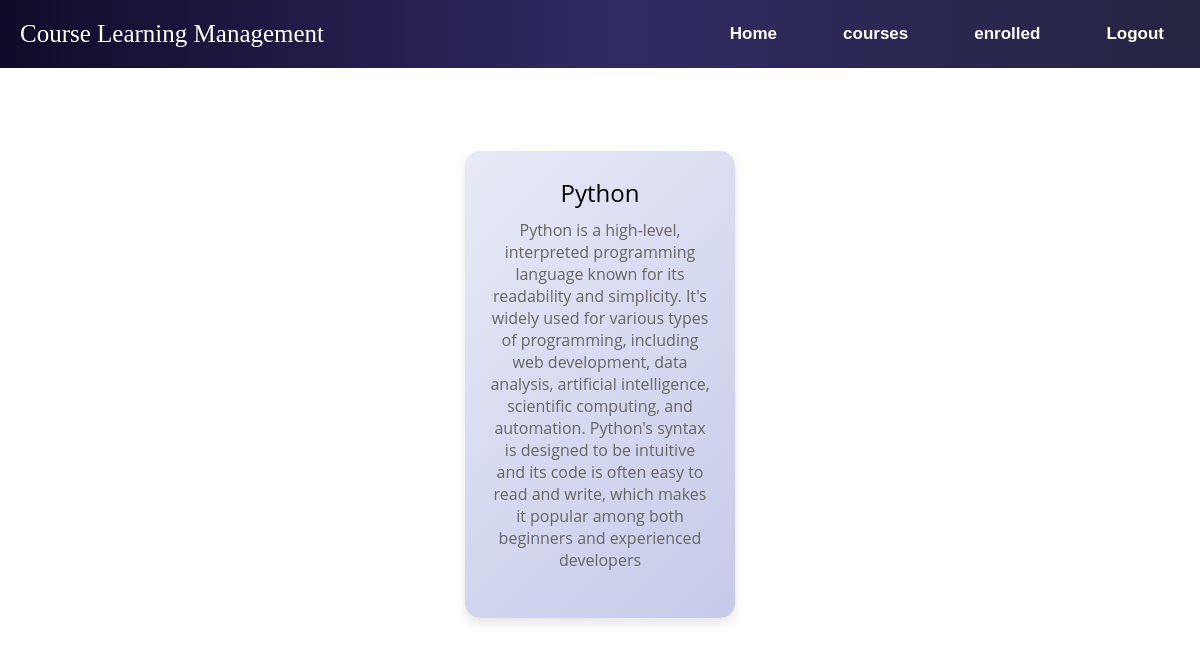
The page /enroled-list (signed in) on the database as committed earlier.
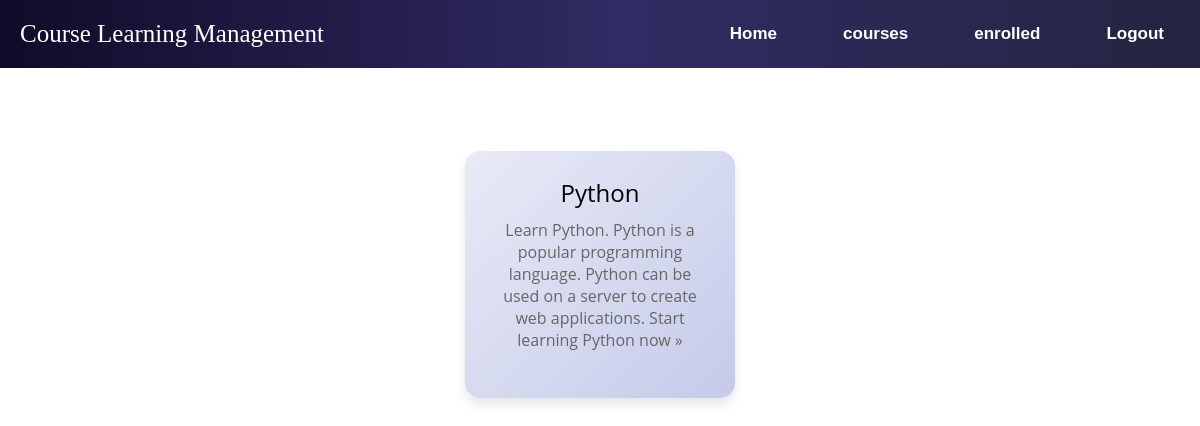
The same page on the database as committed later.
### Course/models.py (models this page shows, shortened)
class enroll_details(models.Model):
    user=models.ForeignKey(User, on_delete=models.CASCADE)
    course=models.ForeignKey(Course, on_delete=models.CASCADE)
    date=models.DateField(auto_now_add=True)

class Course(models.Model):
    Title=models.TextField()
    Details=models.TextField()

### Course/views.py (the view)
# urls.py: path('enroled-list',views.enrolled_course,name='enrolled'),
def enrolled_course(request):
    all=enroll_details.objects.all()
    data=enroll_details.objects.filter(user=request.user)
    return render(request,'enrolled_list.html',{'data':data,'all':all})

### template/enrolled_list.html (shortened to what this page needs)
{% extends "base.html" %}
{% load static %}
{% block content %}
<div class="container">
    {% if user.is_staff %}
    <div class="table-container desktop">
        <h2>Enrolled List</h2>
        <table>
            <thead>
                <tr>
                    <th>ID</th>
                    <th>Course Title</th>
                    <th>Name</th>
                    <th>Email</th>
                    <th>Date of join</th>
                </tr>
            </thead>
            <tbody>
                {% if all %}
                {% for course in all %}
                <tr>
                    <td>{{course.id}}</td>
                    <td>{{ course.course.Title }}</td>
                    <td>{{course.user.username}}</td>
                    <td>{{course.user.email}}</td>
                    <td>{{course.date}}</td>
                </tr>
                {% endfor %}
                {% else %}
                <tr>
                    <td colspan="2">No courses available</td>
                </tr>
                {% endif %}
            </tbody>
        </table>
    </div>
    <div class="table-container mobile">
        <h2>Enrolled List</h2>
        <table>
            <thead>
                <tr>
                    <th>Course Title</th>
                    <th>Name</th>
                    <th>Date of join</th>
                </tr>
            </thead>
            <tbody>
                {% if all %}
                {% for course in all %}
                <tr>
                    <td>{{ course.course.Title }}</td>
                    <td>{{course.user.username}}</td>
                    <td>{{course.date}}</td>
                </tr>
                {% endfor %}
                {% else %}
                <tr>
                    <td colspan="2">No courses available</td>
                </tr>
                {% endif %}
            </tbody>
        </table>
    </div>
    {% else %}
    <ul class="course-list">
        {% if data %}
        {% for course in data %}
        <li class="course">
            <p class="course-title">{{ course.course.Title }}</p>
            <p class="course-details">{{ course.course.Details }}</p><br>
        </li>
        {% endfor %}
        {% else %}
        <li class="course">
            <p class="course-title">No Enroll list</p>
        </li>
        {% endif %}
    </ul>
    {% endif %}
</div>
{% endblock %}

Rows that differ between the two databases and show on the page:
changed through a linked row, enroll_details "Python": course.Details "Python is a high-level, interpreted programming language known for its readability and simplicity. It's widely used for various types of programming, including web development, data analysis, artificial intelligence, scientific computing, and automation. Python's syntax is designed to be intuitive and its code is often easy to read and write, which makes it popular among both beginners and experienced developers" → "Learn Python. Python is a popular programming language. Python can be used on a server to create web applications. Start learning Python now »"
